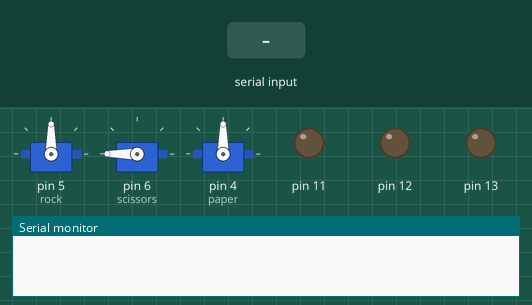
Simulated run of this sketch. Board: Arduino Uno, built with avr-gcc and run on an emulated ATmega328P. Shown: 3 × servo, output pins drawn as LEDs (lit = HIGH), the last lines printed to the serial monitor. The inputs (shaded band) are chosen by the test bench. Random numbers use the default seed unless the sketch sets one.

Above: at 0.1 s.
At 7.2 s:
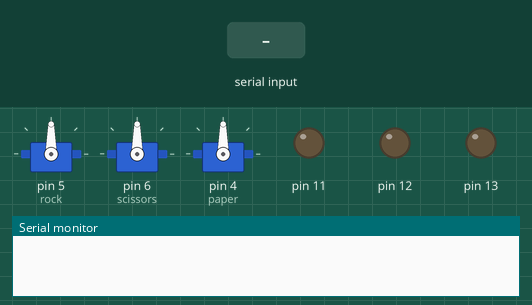
7.3 s: "1" received over Serial
At 8.1 s:
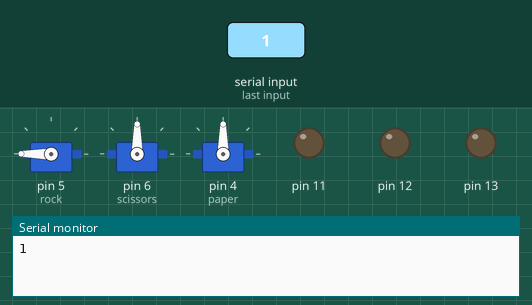
Timing chart, 0 to 10.3 s (numbered marks = the images above; inputs shaded):
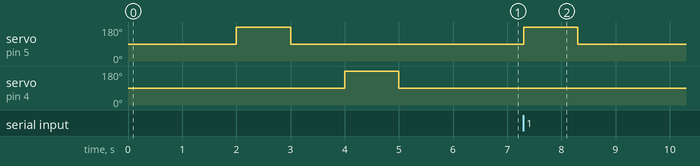

Measured:
- after the input at 7.3 s, servo on pin 5 (rock): 90° → 180° at once, → 90° 1.0 s later

The sketch:

___.ino
```cpp
#include <Servo.h>

Servo servo;
Servo rock;
Servo scissors;
Servo paper;

#define TRIG 2
#define ECHO 3

char result = '0';
int i = 0;
char computer;
char ai[3] = {'1','2','3'};

long pre = 0;   //이전시간
long interval = 3000;  //간격 2초

void setup() {
  pinMode(13, OUTPUT);
  pinMode(12, OUTPUT);
  pinMode(11, OUTPUT);
  Serial.begin(9600);
  servo.write(90);

  //서보모터 초기화 작업
  rock.attach(5);
  scissors.attach(6);
  paper.attach(4);

  scissors.write(270);
  delay(1000);
  scissors.write(90);
  delay(1000);

  rock.write(220);
  delay(1000);
  rock.write(90);
  delay(1000);

  paper.write(270);
  delay(1000);
  paper.write(90);
  delay(1000);
}

void loop() {
  while(Serial.available()>0){   //트리거신호 off
    analogWrite(12, 255);
    analogWrite(11, 0);
    analogWrite(13, 0);
    analogWrite(12, 0);
    i = random(0,2); //1 가위, 2 바위, 3 보
    computer = ai[i];
    result = Serial.read();
    Serial.print(result);

    if(result=='1'||'2'||'3') {
      if(computer == '1'){
        scissors.write(270);
        delay(1000);
        scissors.write(90);
        delay(1000);

      }
      else if(computer == '2'){
        rock.write(220);
        delay(1000);
        rock.write(90);
        delay(1000);

      }
      else if(computer == '3'){
        paper.write(270);
        delay(1000);
        paper.write(90);
        delay(1000);

      }
    }

    if (Serial.available()) {
      Serial.read();
      while(Serial.available() == 0){
      }
      result = Serial.read();
      Serial.println(result);
      if(computer == result){
          analogWrite(13, 0);
          analogWrite(12, 255);
          analogWrite(11, 0);
          delay(1000);

      }

      else if(result == '1' ){ //가위냈을때
        if(computer == '2'){
          analogWrite(13, 255);
          analogWrite(12, 0);
          analogWrite(11, 0);
          delay(1000);

        }
        else if(computer == '3'){
          analogWrite(13, 0);
          analogWrite(12, 0);
          analogWrite(11, 255);
          delay(1000);

        }
      }
      else if(result == '2'){
        if(computer == '1'){
          analogWrite(13, 0);
          analogWrite(12, 0);
          analogWrite(11, 255);
          delay(1000);
        }
        else if(computer == '3'){
          analogWrite(13, 255);
          analogWrite(12, 0);
          analogWrite(11, 0);
          delay(1000);
        }
      }
      else if(result =='3'){
        if(computer == '2'){
          analogWrite(13, 0);
          analogWrite(12, 0);
          analogWrite(11, 255);
          delay(1000);
        }
        else if(computer == '1'){
        analogWrite(13, 255);
          analogWrite(12, 0);
          analogWrite(11, 0);
          delay(1000);
        }
      }
      }
  }
}
```
